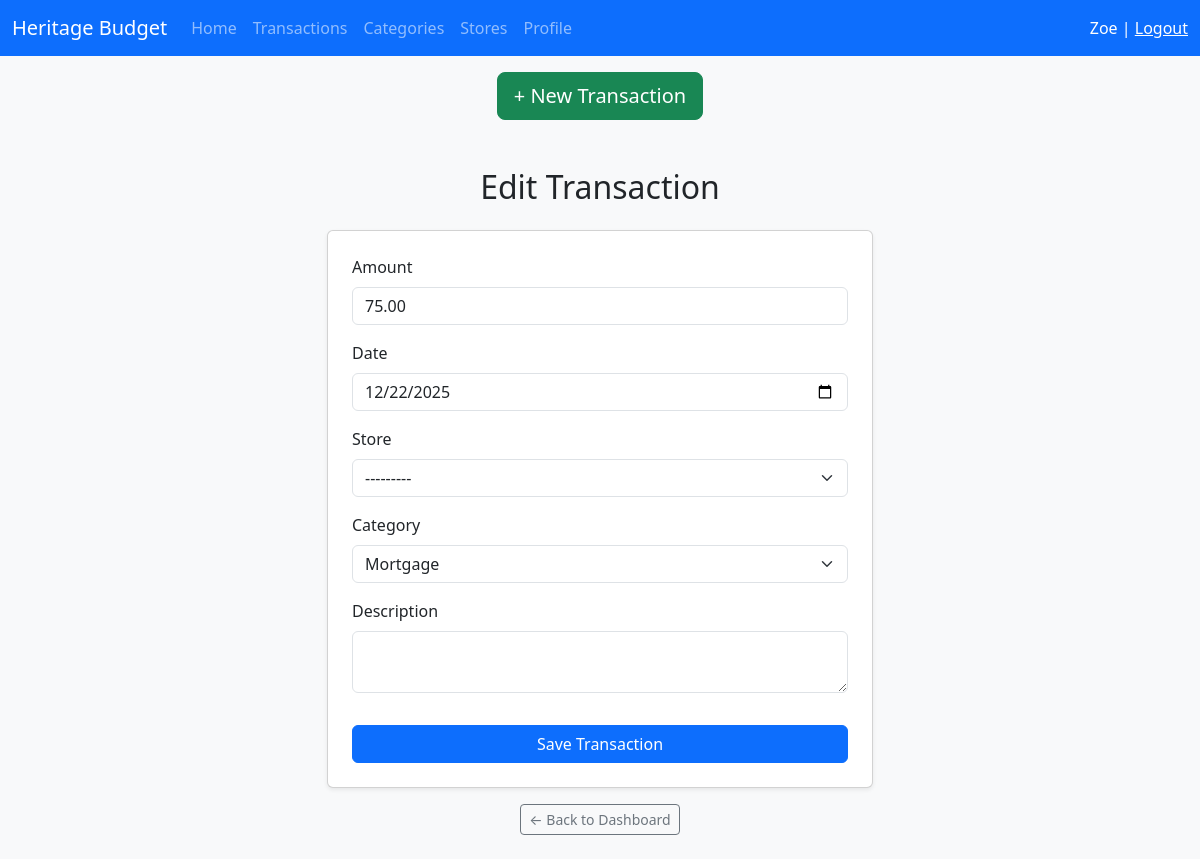
The page /transactions/5/edit/ (signed in) on the database its author committed.
### budget/models.py (models this page shows, shortened)
class FamilyMember(models.Model):
    user = models.OneToOneField(User, on_delete=models.SET_NULL, null=True)
    household = models.ForeignKey(
        Household,
        on_delete=models.CASCADE,
        related_name="members",
    )
    role = models.CharField(max_length=50)
    joined_at = models.DateTimeField(auto_now_add=True)

class Household(models.Model):
    name = models.CharField(max_length=200)
    invite_code = models.UUIDField(default=uuid.uuid4, unique=True)
    created_at = models.DateTimeField(auto_now_add=True)
    updated_at = models.DateTimeField(auto_now=True)
    deleted_at = models.DateTimeField(null=True, blank=True)
    def __str__(self):
        return self.name

class Transaction(models.Model):
    amount = models.DecimalField(max_digits=10, decimal_places=2, default=0)
    category = models.ForeignKey(Category, on_delete=models.CASCADE, related_name="transactions")
    date = models.DateTimeField(default=timezone.now)
    store = models.ForeignKey(Store, on_delete=models.SET_NULL, null=True, blank=True, related_name="transactions")
    member = models.ForeignKey(FamilyMember, on_delete=models.PROTECT, related_name="transactions")
    description = models.CharField(max_length=500, null=True, blank=True,)
    created_at = models.DateTimeField(auto_now_add=True)
    updated_at = models.DateTimeField(auto_now=True)
    deleted_at = models.DateTimeField(null=True, blank=True)
    class Meta:
        indexes = [
            models.Index(fields=['date']),
            models.Index(fields=['category', 'date']),  # useful for category/month queries
            models.Index(fields=['member', 'date']),    # useful for member/month queries
        ]

### budget/views.py (the view)
# urls.py: path('transactions/<int:pk>/edit/', views.transaction_update, name='transaction_update'),
@login_required
def transaction_update(request, pk):
    household = request.user.familymember.household
    transaction = get_object_or_404(Transaction, pk=pk, member__household=household)
    if request.method == 'POST':
        form = TransactionForm(request.POST, instance=transaction, household=household)
        if form.is_valid():
            updated_transaction = form.save(commit=False)
            updated_transaction.member = request.user.familymember
            updated_transaction.save()
            return redirect('transaction_list')
    else:
        form = TransactionForm(instance=transaction, household=household)
    return render(request, 'budget/transaction_form.html', {
        'form': form,
        'action': 'Edit'
    })

### budget/forms.py
class TransactionForm(forms.ModelForm):
    class Meta:
        model = Transaction
        fields = ['amount', 'store', 'category', 'date', 'description']
        widgets = {
            'date': forms.DateInput(attrs={'type': 'date'}),
            'description': forms.Textarea(attrs={'rows': 2}),
        }
    def __init__(self, *args, **kwargs):
        household = kwargs.pop('household', None)
        super().__init__(*args, **kwargs)
        if household:
            self.fields['category'].queryset = Category.objects.filter(
                household=household, deleted_at__isnull=True
            )
            self.fields['store'].queryset = Store.objects.filter(
                household=household, deleted_at__isnull=True
            )
        if not self.initial.get('date'):
            self.initial['date'] = timezone.now().date()
        self.fields['store'].widget.attrs['data-has-defaults'] = 'true'
        bootstrapify(self)

### budget/forms.py (called while the page is built)
def bootstrapify(form):
    for field in form.fields.values():
        widget = field.widget
        if isinstance(widget, forms.CheckboxInput):
            widget.attrs['class'] = 'form-check-input'
        elif isinstance(widget, forms.RadioSelect):
            widget.attrs['class'] = 'form-check-input'
        elif isinstance(widget, forms.Select):
            widget.attrs['class'] = 'form-select'
        else:
            widget.attrs['class'] = 'form-control'

### budget/models.py (called while the page is built)
    def __str__(self):
        return self.name

### budget/templates/budget/transaction_form.html (shortened to what this page needs)
{% extends "budget/base.html" %}
{% block content %}
<div class="row justify-content-center">
  <div class="col-12 col-md-6">
    <h2 class="mb-4 text-center">{{ action }} Transaction</h2>
    <form method="post" class="card p-4 shadow-sm">
        <div class="mb-3">
            <label for="id_amount" class="form-label">Amount</label>
            {{ form.amount }}
        </div>
        <div class="mb-3">
            <label for="id_date" class="form-label">Date</label>
            {{ form.date }}
        </div>
        <div class="mb-3">
            <label for="id_store" class="form-label">Store</label>
            <select id="id_store" name="store" class="form-select">
                <option value="">---------</option>
            </select>
        </div>
        <div class="mb-3">
            <label for="id_category" class="form-label">Category</label>
            {{ form.category }}
        </div>
        <div class="mb-3">
            <label for="id_description" class="form-label">Description</label>
            {{ form.description }}
        </div>
        <div class="d-grid mt-3">
            <button type="submit" class="btn btn-primary">Save Transaction</button>
        </div>
    </form>
    <div class="text-center mt-3">
        <a href="{% url 'dashboard' %}" class="btn btn-outline-secondary btn-sm">
            ← Back to Dashboard
        </a>
    </div>
  </div>
</div>
{% endblock %}

### budget/templates/budget/base.html (shortened to what this page needs)
{% load static %}
<!DOCTYPE html>
<html lang="en">
<head>
    <link href="https://cdn.jsdelivr.net/npm/bootstrap@5.3.2/dist/css/bootstrap.min.css" rel="stylesheet">
</head>
<body class="bg-light">
{% if user.is_authenticated and request.path != '/signup/' and request.path != '/login/' %}
<nav class="navbar navbar-expand-lg navbar-dark bg-primary">
  <div class="container-fluid">
    <span class="navbar-brand">
        {{ user.familymember.household }} Budget
    </span>
    <div class="collapse navbar-collapse" id="mainNav">
      <ul class="navbar-nav me-auto mb-2 mb-lg-0">
        <li class="nav-item"><a class="nav-link" href="{% url 'dashboard' %}">Home</a></li>
        <li class="nav-item"><a class="nav-link" href="{% url 'transaction_list' %}">Transactions</a></li>
        <li class="nav-item"><a class="nav-link" href="{% url 'category_list' %}">Categories</a></li>
        <li class="nav-item"><a class="nav-link" href="{% url 'store_list' %}">Stores</a></li>
        <li class="nav-item"><a class="nav-link" href="{% url 'profile' %}">Profile</a></li>
      </ul>
      <span class="navbar-text text-white">
        {{ user.first_name }} |
        <a href="{% url 'logout' %}" class="text-white text-decoration-underline">Logout</a>
      </span>
    </div>
  </div>
</nav>
<div class="d-flex justify-content-center mt-3 mb-4">
    <a href="{% url 'transaction_create' %}" class="btn btn-success btn-lg">
        + New Transaction
    </a>
</div>
{% endif %}
<div class="container py-4">
    {% block content %}{% endblock %}
</div>
</body>
</html>

### rows shown on the page
Transaction: amount "75.00", date "12/22/2025", category "Mortgage"

### other values the page prints
{{ user.familymember.household }} "Heritage"
{{ user.first_name }} "Zoe"
{{ action }} "Edit"
